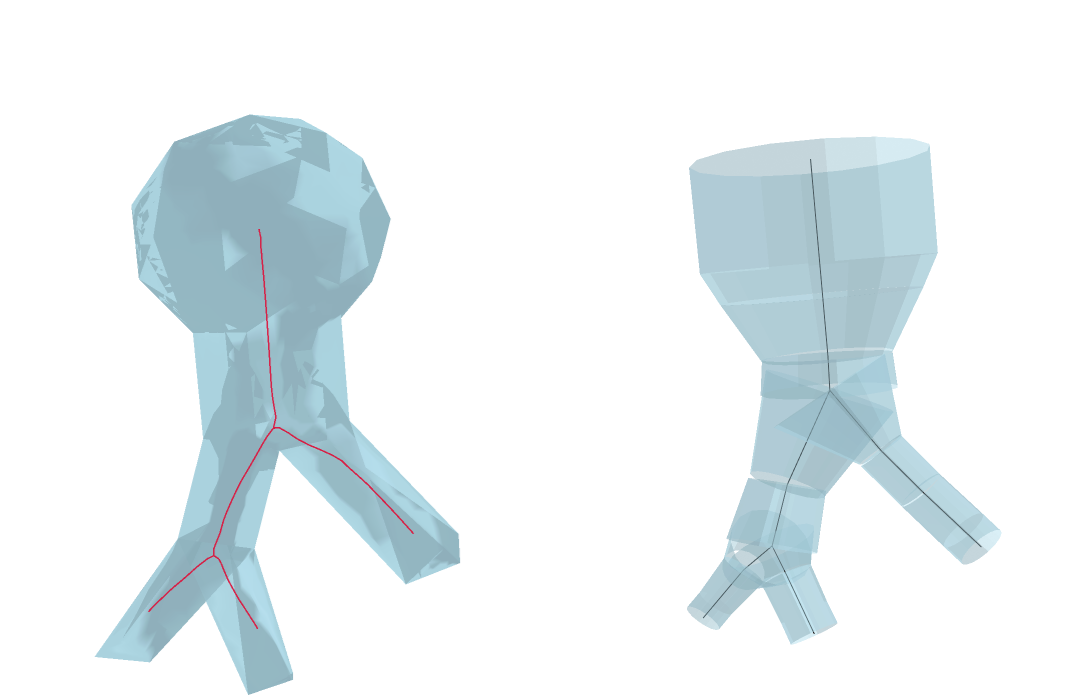

Notebook cell for this chart:
### Markdown cell above
## Terminal extension

Each branch tip is continued along its outward tangent by one parent radius. The new tip radius is half the parent radius, so the end cap sits closer to the mesh and covers area the short skeleton missed.

### Code cell
morph.extend_terminals()
fig = visualize_mesh_cable_3d(mm, skeleton, morph, show_axes=False, camera=camera)
fig.show()

validator = Validation(mm, skeleton, morph)
validator.full_validation()

### Figure 1 — Plotly figure (JSON) as saved in the notebook; plotly's stock layout.template omitted (floating-point values rounded to 4 significant figures; data arrays with more than 128 entries replaced by an {"elided": "..."} marker saying what was removed)
{"data": [{"color": "lightblue", "i": {"elided": "2830 int values"}, "j": {"elided": "2830 int values"}, "k": {"elided": "2830 int values"}, "name": "Mesh", "opacity": 0.8, "scene": "scene", "type": "mesh3d", "x": {"elided": "1417 float values"}, "y": {"elided": "1417 float values"}, "z": {"elided": "1417 float values"}}, {"line": {"color": "crimson", "width": 3}, "mode": "lines", "name": "Skeleton 0", "opacity": 0.95, "scene": "scene", "showlegend": false, "type": "scatter3d", "x": {"elided": "408 float values"}, "y": {"elided": "408 float values"}, "z": {"elided": "408 float values"}}, {"color": "lightblue", "flatshading": true, "i": {"elided": "512 int values"}, "j": {"elided": "512 int values"}, "k": {"elided": "512 int values"}, "name": "frusta", "opacity": 0.5, "scene": "scene2", "type": "mesh3d", "x": {"elided": "512 float values"}, "y": {"elided": "512 float values"}, "z": {"elided": "512 float values"}}, {"line": {"color": "black", "width": 2}, "mode": "lines", "name": "centroid", "scene": "scene2", "type": "scatter3d", "x": [-0.4193, -0.5422, null, -0.4193, -0.2842, null, -0.4193, -0.2133, null, -0.6653, -0.5422, null, -0.6653, -0.7361, null, -0.4126, -0.2842, null, -0.4126, -0.4715, null, -0.0185, -0.2133, null, -0.0185, -0.0007525, null, -0.0185, -0.01839, null, -4.799e-05, 1.457e-05, null, -4.799e-05, -0.000251, null, -0.0007525, 1.457e-05, null, 0.01259, -0.01911, null, 0.01259, 0.02598, null, -0.01839, -0.01911, null], "y": [0.454, 0.3113, null, 0.454, 0.7647, null, 0.454, 0.3591, null, 0.1597, 0.3113, null, 0.1597, 0.07253, null, 0.9707, 0.7647, null, 0.9707, 1.065, null, 0.004442, 0.3591, null, 0.004442, 0.0002211, null, 0.004442, -0.3637, null, 3.571e-05, 0.000116, null, 3.571e-05, -0.000225, null, 0.0002211, 0.000116, null, -0.9537, -0.6522, null, -0.9537, -1.081, null, -0.3637, -0.6522, null], "z": [-2.667, -2.879, null, -2.667, -2.947, null, -2.667, -2.186, null, -3.136, -2.879, null, -3.136, -3.283, null, -3.199, -2.947, null, -3.199, -3.314, null, -1.389, -2.186, null, -1.389, -1.077, null, -1.389, -1.952, null, -0.25, -0.5336, null, -0.25, 0.6707, null, -1.077, -0.5336, null, -2.7, -2.321, null, -2.7, -2.861, null, -1.952, -2.321, null]}], "layout": {"height": 700, "margin": {"b": 0, "l": 0, "r": 0, "t": 0}, "paper_bgcolor": "white", "scene": {"aspectmode": "data", "camera": {"eye": {"x": -2.077, "y": -0.5783, "z": 0.1998}, "up": {"x": 0.1123, "y": -0.06083, "z": 0.9918}}, "domain": {"x": [0, 0.49], "y": [0, 1]}, "xaxis": {"range": [-1.035, 0.99], "showbackground": false, "showgrid": false, "visible": false, "zeroline": false}, "yaxis": {"range": [-1.394, 1.429], "showbackground": false, "showgrid": false, "visible": false, "zeroline": false}, "zaxis": {"range": [-3.738, 1.696], "showbackground": false, "showgrid": false, "visible": false, "zeroline": false}}, "scene2": {"aspectmode": "data", "camera": {"eye": {"x": -2.077, "y": -0.5783, "z": 0.1998}, "up": {"x": 0.1123, "y": -0.06083, "z": 0.9918}}, "domain": {"x": [0.51, 1], "y": [0, 1]}, "xaxis": {"range": [-1.035, 0.99], "showbackground": false, "showgrid": false, "visible": false, "zeroline": false}, "yaxis": {"range": [-1.394, 1.429], "showbackground": false, "showgrid": false, "visible": false, "zeroline": false}, "zaxis": {"range": [-3.738, 1.696], "showbackground": false, "showgrid": false, "visible": false, "zeroline": false}}, "showlegend": false, "width": 1400}}
